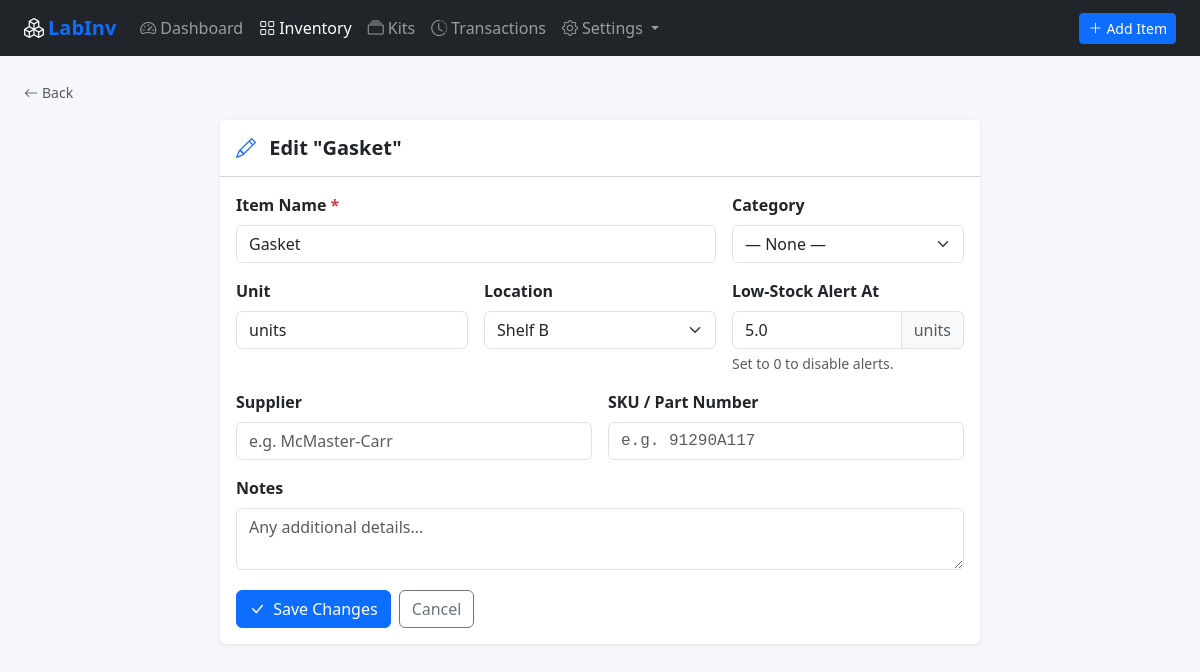
/items/7/edit, run on the app's committed database.
### tables this page shows
CREATE TABLE items (
            id                  INTEGER PRIMARY KEY AUTOINCREMENT,
            name                TEXT    NOT NULL,
            category_id         INTEGER REFERENCES categories(id),
            quantity            REAL    NOT NULL DEFAULT 0,
            unit                TEXT    NOT NULL DEFAULT 'units',
            location_id         INTEGER REFERENCES locations(id),
            low_stock_threshold REAL    DEFAULT 0,
            supplier            TEXT,
            sku                 TEXT,
            notes               TEXT,
            created_at          TIMESTAMP DEFAULT CURRENT_TIMESTAMP,
            updated_at          TIMESTAMP DEFAULT CURRENT_TIMESTAMP
        );

CREATE TABLE locations (
            id        INTEGER PRIMARY KEY AUTOINCREMENT,
            name      TEXT NOT NULL UNIQUE,
            parent_id INTEGER REFERENCES locations(id)
        );

### app.py (the view, shortened to what this page needs)
@app.route("/items/<int:item_id>/edit", methods=["GET", "POST"])
def edit_item(item_id):
    db = get_db()
    item = db.execute("SELECT * FROM items WHERE id = ?", (item_id,)).fetchone()
    if not item:
        flash("Item not found.", "danger")
        return redirect(url_for("items"))
    categories = db.execute("SELECT * FROM categories ORDER BY name").fetchall()
    locations  = db.execute("SELECT * FROM locations  ORDER BY name").fetchall()
    db.close()
    return render_template("item_form.html", item=item,
                           categories=categories, locations=locations)

### app.py (called while the page is built)
def get_db():
    conn = sqlite3.connect(DATABASE)
    conn.row_factory = sqlite3.Row
    conn.execute("PRAGMA foreign_keys = ON")
    return conn

### templates/item_form.html (shortened to what this page needs)
{% extends "base.html" %}
{% block content %}
<div class="mt-4 mb-3">
  <a href="{% if item %}/items/{{ item.id }}{% else %}/items{% endif %}" class="text-decoration-none text-muted small">
    <i class="bi bi-arrow-left me-1"></i>Back
  </a>
</div>
<div class="row justify-content-center">
  <div class="col-12 col-lg-8">
    <div class="card">
      <div class="card-header bg-white py-3">
        <h5 class="mb-0 fw-bold">
          <i class="bi bi-{% if item %}pencil{% else %}plus-circle{% endif %} me-2 text-primary"></i>
          {% if item %}Edit "{{ item.name }}"{% else %}Add New Item{% endif %}
        </h5>
      </div>
      <div class="card-body">
        <form method="post">
          <div class="row g-3">
            <div class="col-12 col-md-8">
              <label class="form-label fw-semibold">Item Name <span class="text-danger">*</span></label>
              <input type="text" name="name" class="form-control" required
                     value="{{ item.name if item else '' }}" placeholder="e.g. M3 Hex Bolts">
            </div>
            <div class="col-12 col-md-4">
              <label class="form-label fw-semibold">Category</label>
              <select name="category_id" class="form-select">
                <option value="">— None —</option>
              </select>
            </div>
            <div class="col-6 col-md-{% if item %}4{% else %}4{% endif %}">
              <label class="form-label fw-semibold">Unit</label>
              <input type="text" name="unit" class="form-control"
                     value="{{ item.unit if item else 'units' }}"
                     placeholder="units, pcs, g, m…" list="unit-suggestions">
            </div>
            <div class="col-6 col-md-4">
              <label class="form-label fw-semibold">Location</label>
              <select name="location_id" class="form-select">
                {% for loc in locations %}
                <option value="{{ loc.id }}"
                  {% if item and item.location_id == loc.id %}selected{% endif %}>
                  {{ loc.name }}
                </option>
                {% endfor %}
              </select>
            </div>
            <div class="col-6 col-md-4">
              <label class="form-label fw-semibold">Low-Stock Alert At</label>
              <div class="input-group">
                <input type="number" name="low_stock_threshold" class="form-control" min="0" step="any"
                       value="{{ item.low_stock_threshold if item else 0 }}">
                <span class="input-group-text text-muted">{{ item.unit if item else 'units' }}</span>
              </div>
              <div class="form-text">Set to 0 to disable alerts.</div>
            </div>
            <div class="col-12 col-md-6">
              <label class="form-label fw-semibold">Supplier</label>
              <input type="text" name="supplier" class="form-control"
                     value="{{ item.supplier if item else '' }}" placeholder="e.g. McMaster-Carr">
            </div>
            <div class="col-12 col-md-6">
              <label class="form-label fw-semibold">SKU / Part Number</label>
              <input type="text" name="sku" class="form-control font-monospace"
                     value="{{ item.sku if item else '' }}" placeholder="e.g. 91290A117">
            </div>
            <div class="col-12">
              <label class="form-label fw-semibold">Notes</label>
              <textarea name="notes" class="form-control" rows="2"
                        placeholder="Any additional details…">{{ item.notes if item else '' }}</textarea>
            </div>
            <div class="col-12 d-flex gap-2 pt-1">
              <button type="submit" class="btn btn-primary">
                <i class="bi bi-{% if item %}check-lg{% else %}plus-lg{% endif %} me-1"></i>
                {% if item %}Save Changes{% else %}Add Item{% endif %}
              </button>
              <a href="{% if item %}/items/{{ item.id }}{% else %}/items{% endif %}"
                 class="btn btn-outline-secondary">Cancel</a>
            </div>
          </div>
        </form>
      </div>
    </div>
  </div>
</div>
{% endblock %}

### templates/base.html (style rules this page uses)
body { background: #f5f7fa; }
.card { border: none; box-shadow: 0 1px 4px rgba(0,0,0,.08); }

### data on the page
items: name "Gasket", unit "units", location_id "Shelf B", low_stock_threshold "5.0"
